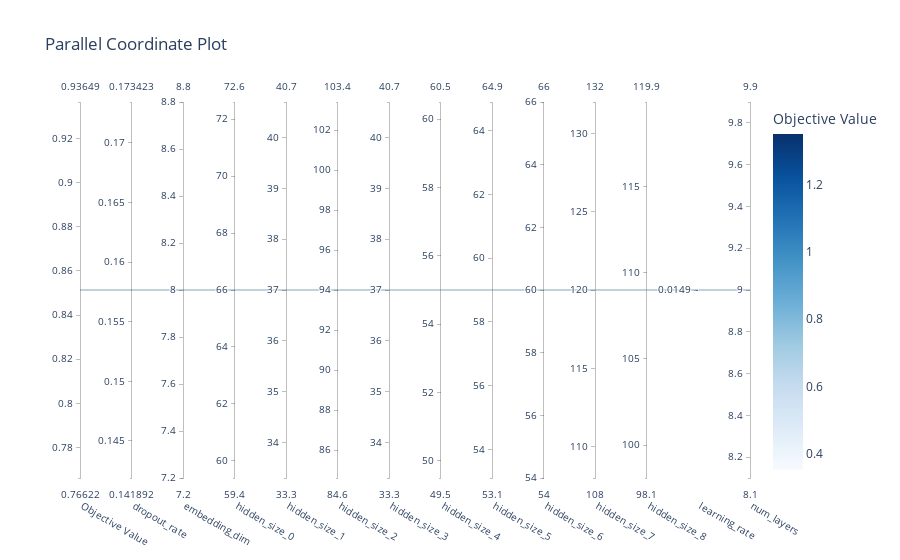

This figure's notebook cell:
### Code cell
plot_parallel_coordinate(study).show()

### Figure 1 — Plotly figure (JSON) as saved in the notebook; plotly's stock layout.template omitted (floating-point values rounded to 4 significant figures)
{"data": [{"dimensions": [{"label": "Objective Value", "range": [0.8514, 0.8514], "values": [0.8514]}, {"label": "dropout_rate", "range": [0.1577, 0.1577], "values": [0.1577]}, {"label": "embedding_dim", "range": [8, 8], "values": [8]}, {"label": "hidden_size_0", "range": [66, 66], "values": [66]}, {"label": "hidden_size_1", "range": [37, 37], "values": [37]}, {"label": "hidden_size_2", "range": [94, 94], "values": [94]}, {"label": "hidden_size_3", "range": [37, 37], "values": [37]}, {"label": "hidden_size_4", "range": [55, 55], "values": [55]}, {"label": "hidden_size_5", "range": [59, 59], "values": [59]}, {"label": "hidden_size_6", "range": [60, 60], "values": [60]}, {"label": "hidden_size_7", "range": [120, 120], "values": [120]}, {"label": "hidden_size_8", "range": [109, 109], "values": [109]}, {"label": "learning_rate", "range": [-1.827, -1.827], "ticktext": ["0.0149"], "tickvals": [-1.827], "values": [-1.827]}, {"label": "num_layers", "range": [9, 9], "values": [9]}], "labelangle": 30, "labelside": "bottom", "line": {"color": [0.8514], "colorbar": {"title": {"text": "Objective Value"}}, "colorscale": [[0, "rgb(247,251,255)"], [0.125, "rgb(222,235,247)"], [0.25, "rgb(198,219,239)"], [0.375, "rgb(158,202,225)"], [0.5, "rgb(107,174,214)"], [0.625, "rgb(66,146,198)"], [0.75, "rgb(33,113,181)"], [0.875, "rgb(8,81,156)"], [1, "rgb(8,48,107)"]], "reversescale": false, "showscale": true}, "type": "parcoords"}], "layout": {"title": {"text": "Parallel Coordinate Plot"}}}
